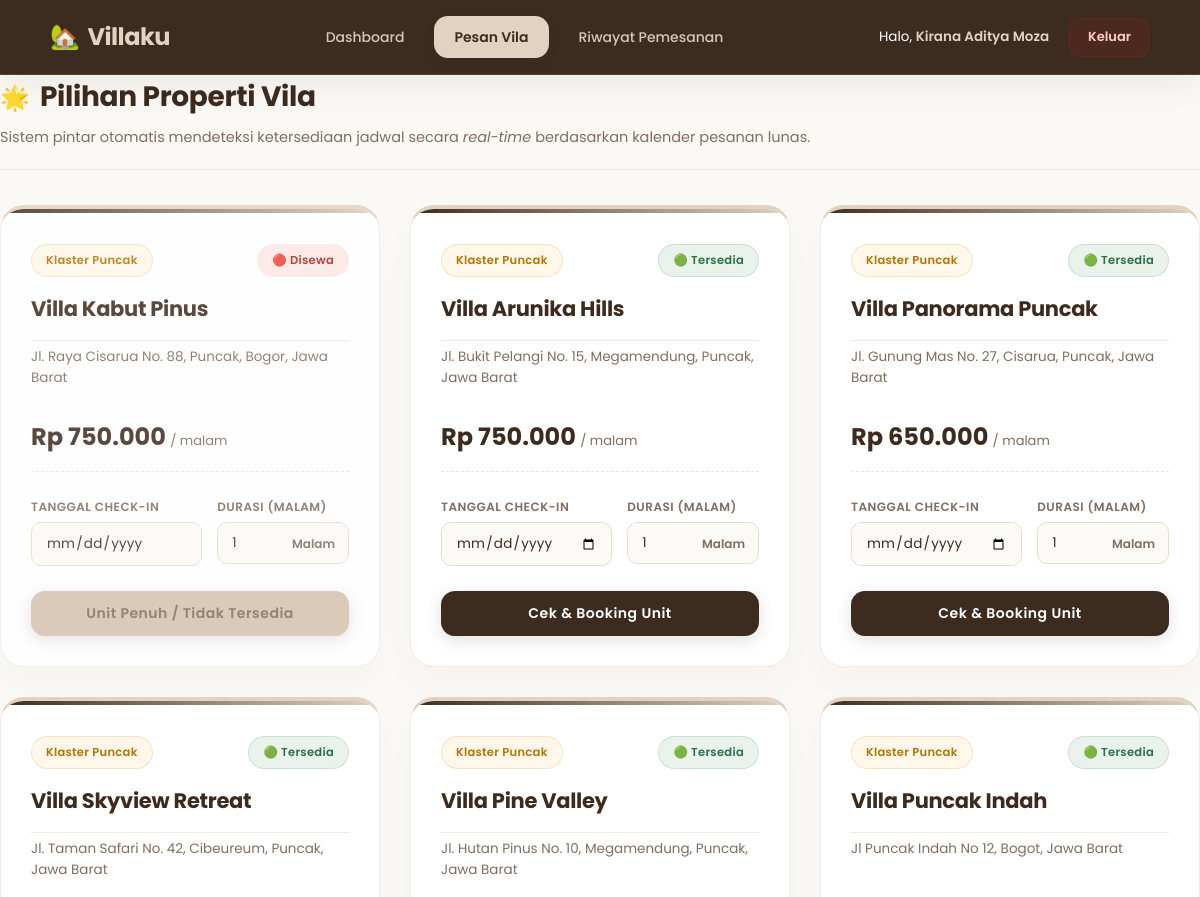
The app's page /customer_villa.php (signed in, upper part), older data.
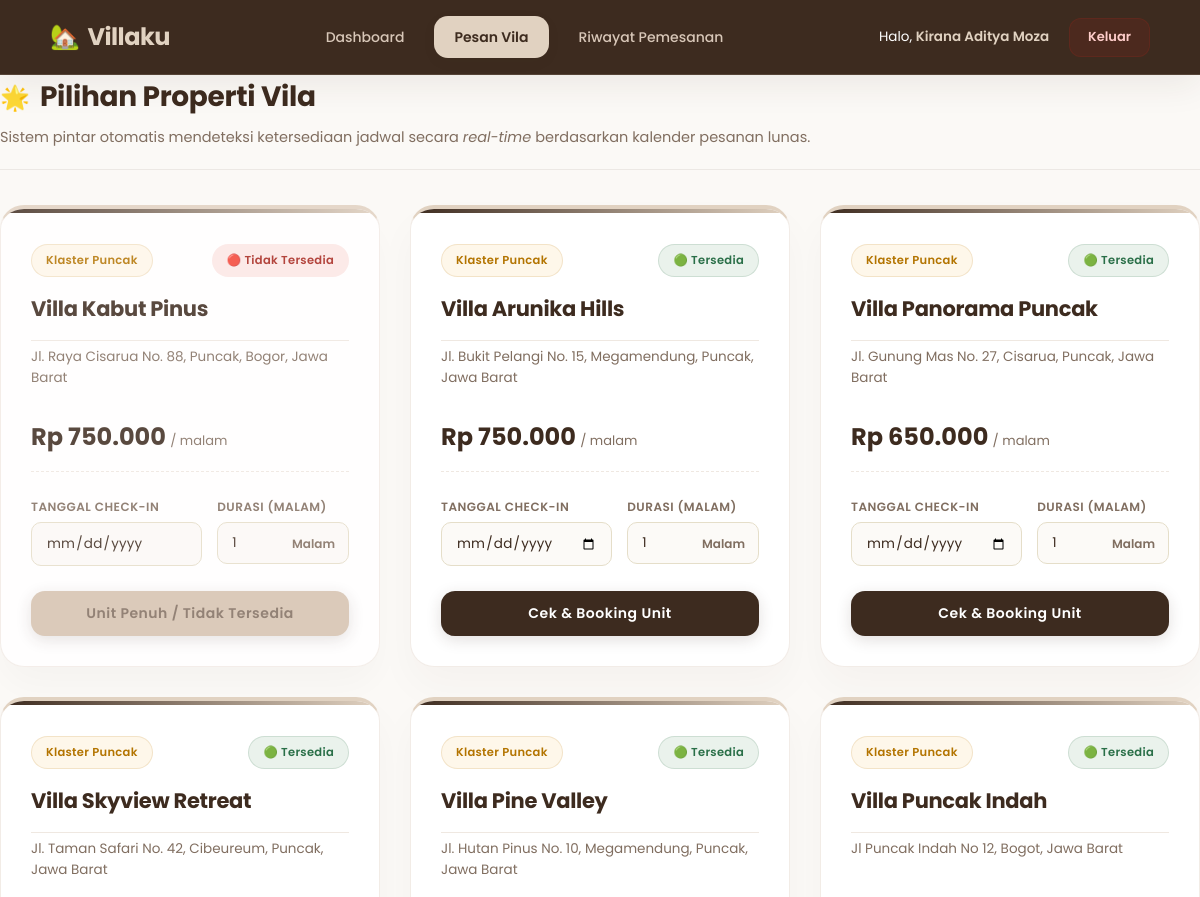
The same page, newer data.
### tables this page shows
CREATE TABLE `vila` (
  `id_vila` varchar(5) NOT NULL,
  `nama_vila` varchar(100) NOT NULL,
  `alamat` text NOT NULL,
  `klaster` enum('Puncak','Pantai') NOT NULL,
  `harga_per_malam` decimal(10,2) NOT NULL,
  `status` enum('Tersedia','Tidak Tersedia') DEFAULT 'Tersedia',
  PRIMARY KEY (`id_vila`)
);

### customer_villa.php (the view, shortened to what this page needs)
<?php
require_once 'config.php';
$villas = $pdo->query("SELECT * FROM vila ORDER BY klaster ASC, id_vila ASC")->fetchAll();
?>
<!DOCTYPE html>
<html lang="id">
<head>
    <link rel="stylesheet" href="style.css">
</head>
<body class="customer-body">
    <?php include 'customer_navbar.php'; ?>
    <div class="luxury-container animate-fade-up">
        <div class="section-title-premium">
            <div class="title-heading-zone">
                <span class="title-icon">🌟</span>
                <h2>Pilihan Properti Vila</h2>
            </div>
            <p>Sistem pintar otomatis mendeteksi ketersediaan jadwal secara <i>real-time</i> berdasarkan kalender pesanan lunas.</p>
        </div>
        <div class="grid-luxury-catalog">
            <?php foreach ($villas as $v):
                $badge_class = (strtolower($v['klaster']) == 'pantai') ? 'badge-success' : 'badge-warning';
                $is_tersedia = (strtolower($v['status']) == 'tersedia');
            ?>
                <div class="card villa-booking-card" style="opacity: <?= $is_tersedia ? '1' : '0.85' ?>;">
                    <div class="card-accent-line"></div>
                    <div class="villa-booking-header">
                        <div style="display: flex; justify-content: space-between; align-items: center; width: 100%;">
                            <span class="badge <?= $badge_class ?>">Klaster <?= htmlspecialchars($v['klaster']); ?></span>
                            <?php if ($is_tersedia): ?>
                                <span class="badge badge-success" style="font-size: 11px; padding: 4px 10px;">🟢 Tersedia</span>
                            <?php else: ?>
                                <span class="badge badge-danger" style="font-size: 11px; padding: 4px 10px; background: #FCE8E6; color: #A6261D;">🔴 <?= htmlspecialchars($v['status']); ?></span>
                            <?php endif; ?>
                        </div>
                        <h3 class="villa-booking-title" style="margin-top: 15px;"><?= htmlspecialchars($v['nama_vila']); ?></h3>
                        <p class="villa-booking-address"><?= htmlspecialchars($v['alamat']); ?></p>
                    </div>
                    <div class="villa-booking-price-zone">
                        <span class="villa-price-amount">Rp <?= number_format($v['harga_per_malam'], 0, ',', '.'); ?></span>
                        <span class="villa-price-label">/ malam</span>
                    </div>
                    <form action="" method="POST" class="villa-booking-form">
                        <div class="form-grid-inputs">
                            <div class="form-group-inline">
                                <label>Tanggal Check-In</label>
                                <input type="date" name="tgl_checkin" min="<?= date('Y-m-d'); ?>" class="form-control-luxury" <?= $is_tersedia ? '' : 'disabled' ?> required>
                            </div>
                            <div class="form-group-inline">
                                <label>Durasi (Malam)</label>
                                <div class="input-duration-wrapper">
                                    <input type="number" name="durasi_malam" min="1" max="30" class="form-control-luxury input-number-luxury" value="1" <?= $is_tersedia ? '' : 'disabled' ?> required>
                                    <span class="input-suffix">Malam</span>
                                </div>
                            </div>
                        </div>
                        <?php if ($is_tersedia): ?>
                            <button type="submit" name="btn_booking" class="btn-booking-submit">Cek &amp; Booking Unit</button>
                        <?php else: ?>
                            <button type="button" class="btn-booking-submit" style="background: #D5C2AF; color: #806E60; cursor: not-allowed;" disabled>Unit Penuh / Tidak Tersedia</button>
                        <?php endif; ?>
                    </form>
                </div>
            <?php endforeach; ?>
        </div>
    </div>
</body>
</html>

Row changes from the older to the newer data that the page shows:
changed vila "Villa Kabut Pinus": status "Disewa" → "Tidak Tersedia"
